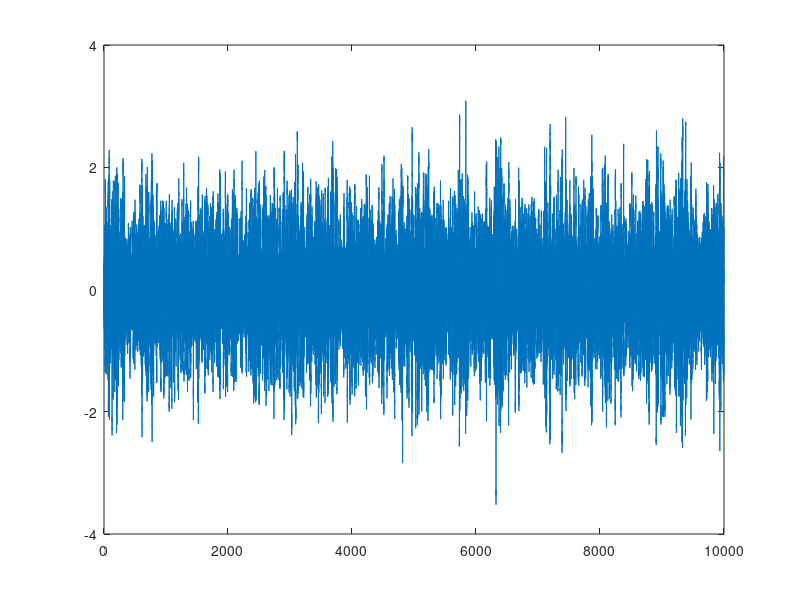
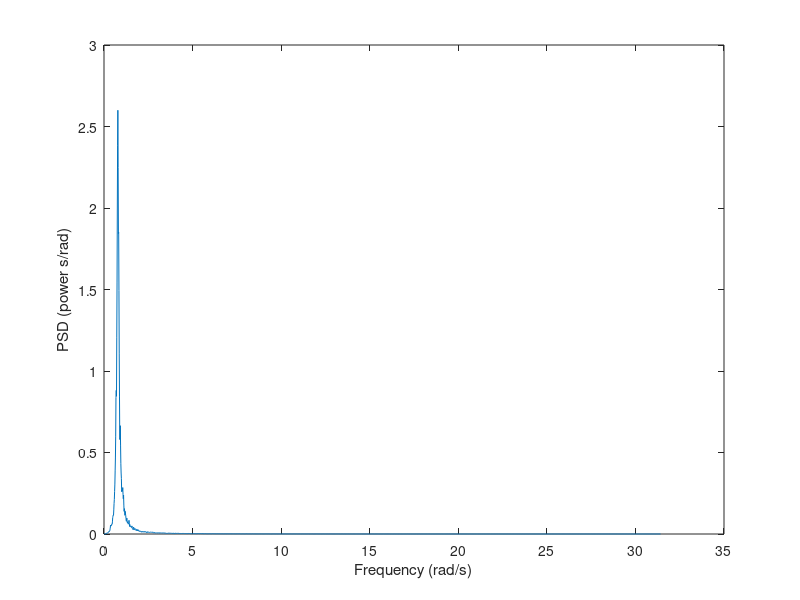

Source code (MATLAB) for these figures, in order: (Note: this script raises an error after producing the figures.)
%% 2a
close all;
load('wave.mat');
%run('Part1.m');

fs = 10; % From assigment
window = 4096; % From assigment

t = psi_w(1,:);
x = psi_w(2,:);

[pxx,f] = pwelch(x, window, [], [], fs);

% Convert to radians
w = 2*pi*f;
pxx_radians = pxx / (2*pi);

% Plot of noise signal
figure(1)
plot(t,x)

% Plot of PSD function
figure(2)
plot(w, pxx_radians)
xlabel('Frequency (rad/s)');
ylabel('PSD (power s/rad)');

%% 2b
%close all;
w_0 = 0.7823; % From plot measurement (peak freq)
A = 1; % Unity variance white noise
sigma_squared = 2.6; % From plot measurement (peak value)
sigma = sqrt(sigma_squared);
lambda = 1; % Initial trial value for lsqcurvefit

fun = @(x, w)((2*x*w_0*sigma)^2 * w.^2) ./ ((w_0^2 - w.^2).^2 + (2*x(1)*w_0*w).^2);

options = optimoptions('lsqcurvefit','Display', 'iter'); 
x = lsqcurvefit(...
        fun,...
        lambda,...
        w, pxx_radians,...
        [],[],...
        options);

lambda = x(1); % Get value from least square fit
fprintf("Lambda from lsq curve fit algorithm: %f", lambda);
K_w = 2*lambda*w_0*sigma; % Update K_w with correct value

P_phi_w = (K_w^2 * w.^2) ./ ((w_0^2 - w.^2).^2 + (2*lambda*w_0*w).^2);

% Only plot the 135 first values
signal_cutoff = 135;
%TODO: Fit curve with cutoff signal?

figure(4)
plot(w(1:signal_cutoff), P_phi_w(1:signal_cutoff))
hold on
plot(w(1:signal_cutoff), pxx_radians(1:signal_cutoff))
hold off
xlabel('Frequency (rad/s)');
ylabel('PSD (power s/rad)');
%TODO: Legend